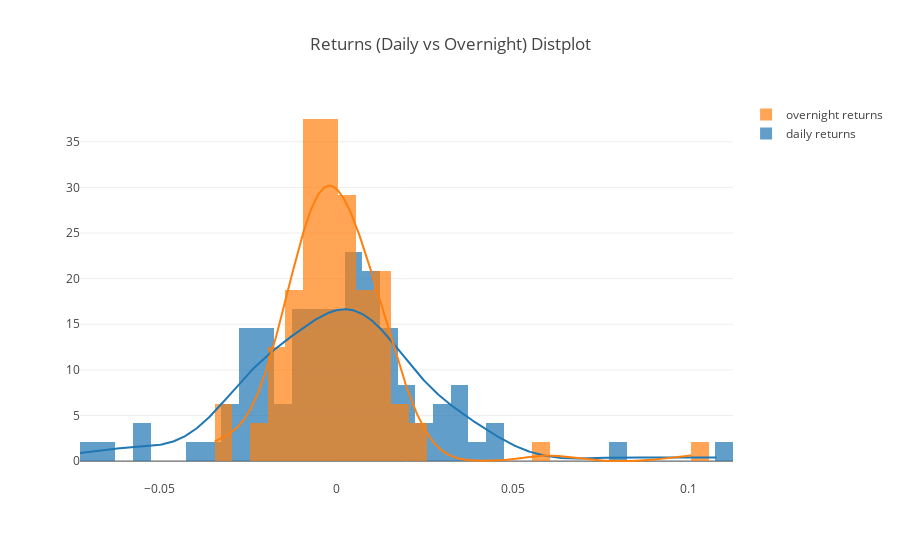

The notebook cell this image was saved under:
### Markdown cell above
## Let's Compare Daily Returns vs Overnight Returns

### Code cell
dist_data = [df_returns['r(FB)'], df_overnight_r['r(FB)']]
dist_labels = [ 'daily returns', 'overnight returns']

fig = ff.create_distplot( dist_data, dist_labels, bin_size = 0.005,
                            show_rug= False
                        )
fig['layout'].update(title = 'Returns (Daily vs Overnight) Distplot')
iplot(fig)

### Figure 1 — Plotly figure (JSON) as saved in the notebook; plotly's stock layout.template omitted (floating-point values rounded to 4 significant figures; data arrays with more than 128 entries replaced by an {"elided": "..."} marker saying what was removed)
{"data": [{"autobinx": false, "histnorm": "probability density", "legendgroup": "daily returns", "marker": {"color": "rgb(31, 119, 180)"}, "name": "daily returns", "opacity": 0.7, "type": "histogram", "x": [-0.01861, 0.01522, -0.003023, 0.01237, 0.01132, -0.02594, -0.01228, -0.01915, 0.01946, -0.02204, -0.009569, -0.0005085, 0.004134, -0.04129, 0.01301, 0.002543, -0.001431, 0.03426, 0.004031, -0.02823, -0.005616, 0.004739, -0.00252, -0.05408, 0.03362, -0.03697, -0.02256, 0.02907, 0.03809, -0.0002635, -0.009226, -0.01111, 0.008475, 0.0106, -0.02415, -0.01968, -0.02352, 0.004309, 0.01449, -0.002565, -0.03003, -0.05719, 0.006689, 0.01805, -0.02292, 0.0353, -0.01012, 0.01304, 0.01404, 0.01392, 0.003414, -0.0224, 0.01233, -0.01583, 0.03224, 0.001621, 0.01703, 0.003529, -0.006551, -0.02686, 0.02475, -0.07253, 0.001201, -0.06334, -0.007123, 0.08157, 0.002534, -0.009813, -0.01584, 0.03501, -0.02904, 0.04714, 0.0007249, 0.03245, 0.01193, -0.000208, -0.002774, 0.01106, 0.02449, -0.009466, 0.005151, 0.01173, -0.01646, -0.02216, 0.0106, 0.02181, -0.01033, -0.02224, 0.04321, 0.1082, -0.005879, 0.02136, 0.01129, -0.003914, -0.02411, 0.00571], "xaxis": "x1", "xbins": {"end": 0.1082, "size": 0.005, "start": -0.07253}, "yaxis": "y1"}, {"autobinx": false, "histnorm": "probability density", "legendgroup": "overnight returns", "marker": {"color": "rgb(255, 127, 14)"}, "name": "overnight returns", "opacity": 0.7, "type": "histogram", "x": [0.003734, -0.01166, -0.02068, -0.003699, 0.003594, -0.003021, -0.008695, -0.005294, 0.004205, -0.005972, 0.002266, -0.01138, 0.002798, -0.00684, -0.008257, 0.02204, -0.002732, 0.01225, 0.004912, -0.005708, 0.006068, 0.004609, -0.023, -0.0007125, 0.01157, -0.03398, 0.02153, -0.01513, 0.06005, -0.001779, 0.0003295, -0.001663, 0.004237, 0.01087, -0.006863, -0.007574, -0.003311, 0.003179, 0.01083, -0.0131, -0.01933, -0.01376, -0.03436, 0.01488, -0.008678, 0.009641, -0.004619, 0.009481, -0.006142, -0.003029, 0.017, -0.002552, -0.0298, -0.002722, 0.01586, 0.01431, 0.007038, 0.007405, -0.01152, -0.006803, 0.006349, -0.01705, -0.01906, -7.492e-05, -0.01481, 0.01564, -0.01297, 0.006096, 0.009384, -0.01602, -0.007297, 0.01723, -0.002827, 0.01333, 0.002947, -0.007973, -0.007282, -0.01252, 0.004264, 0.0003357, -0.003999, 0.009777, -0.005598, 0.004811, 0.002356, 0.01131, -0.006442, 0.004204, 0.01408, 0.1009, -0.005099, -6.041e-05, -0.0005909, 0.0002337, -0.01343, -0.01148], "xaxis": "x1", "xbins": {"end": 0.1009, "size": 0.005, "start": -0.03436}, "yaxis": "y1"}, {"legendgroup": "daily returns", "marker": {"color": "rgb(31, 119, 180)"}, "mode": "lines", "name": "daily returns", "showlegend": false, "type": "scatter", "x": {"elided": "500 float values"}, "xaxis": "x1", "y": {"elided": "500 float values"}, "yaxis": "y1"}, {"legendgroup": "overnight returns", "marker": {"color": "rgb(255, 127, 14)"}, "mode": "lines", "name": "overnight returns", "showlegend": false, "type": "scatter", "x": {"elided": "500 float values"}, "xaxis": "x1", "y": {"elided": "500 float values"}, "yaxis": "y1"}], "layout": {"barmode": "overlay", "hovermode": "closest", "legend": {"traceorder": "reversed"}, "title": "Returns (Daily vs Overnight) Distplot", "xaxis1": {"anchor": "y2", "domain": [0, 1], "zeroline": false}, "yaxis1": {"anchor": "free", "domain": [0, 1], "position": 0}}}
